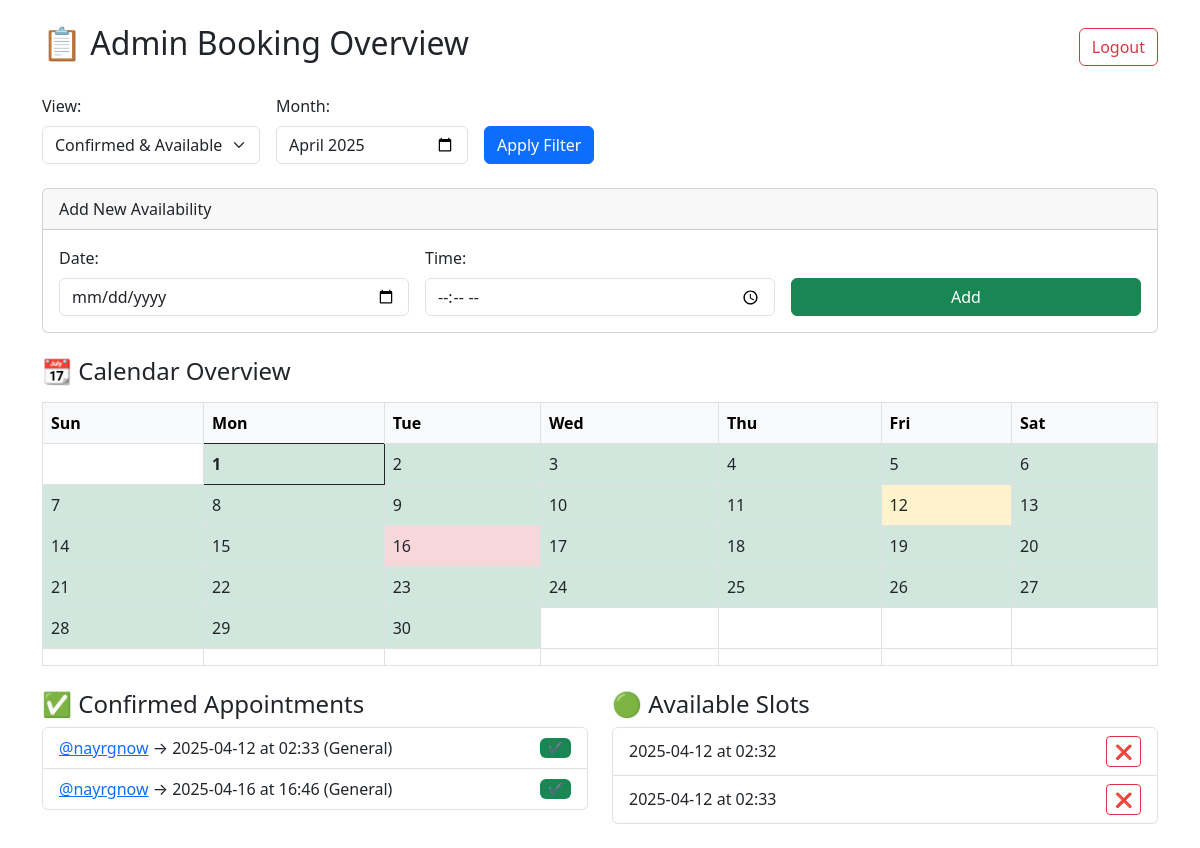
Page /dashboard (signed in) on the earlier database version.
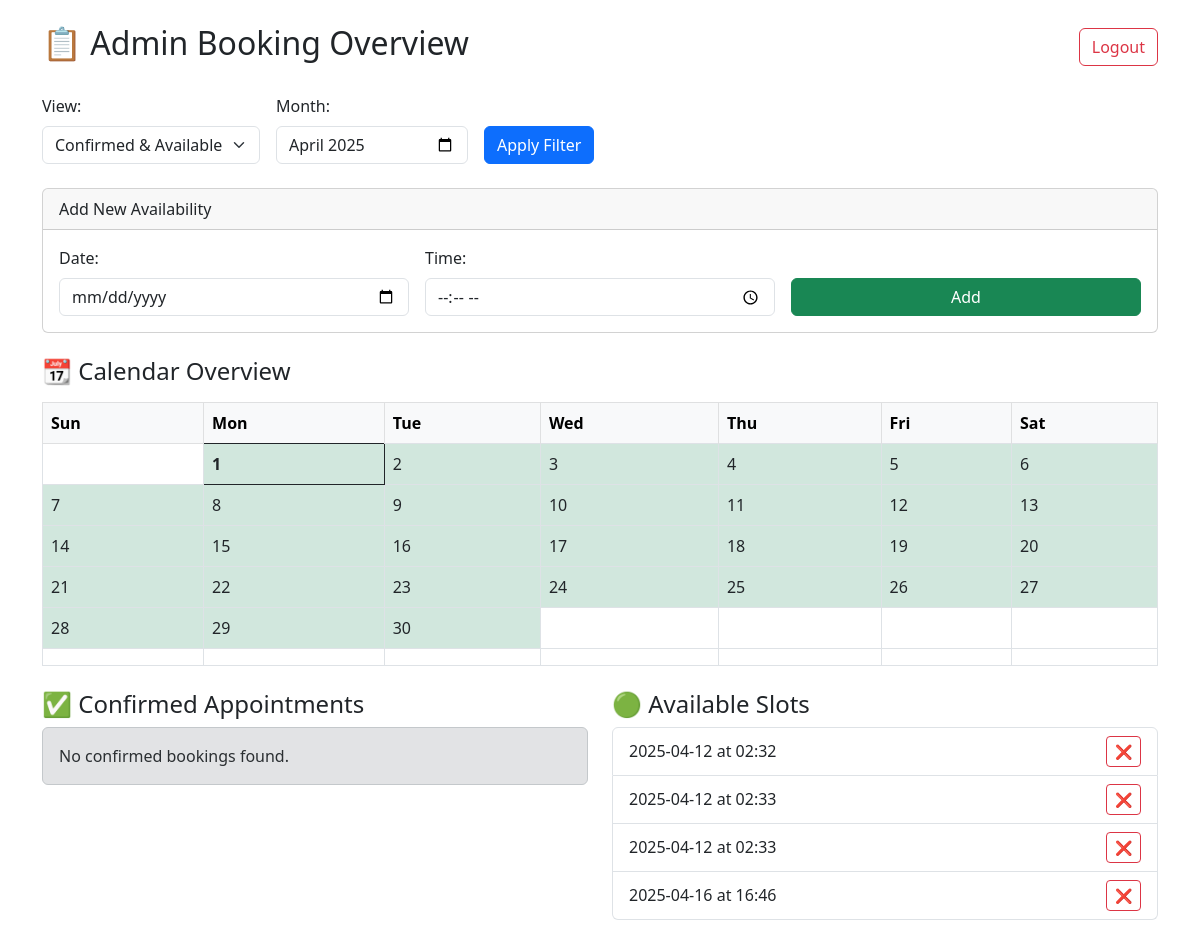
Same page on the later database version.
### tables this page shows
CREATE TABLE appointments (
                user_id INTEGER,
                username TEXT,
                date TEXT,
                time TEXT,
                type TEXT
            );

CREATE TABLE availability (
                rowid INTEGER PRIMARY KEY AUTOINCREMENT,
                date TEXT,
                time TEXT
            );

### flask_admin.py (the view)
@app.route('/dashboard', methods=['GET', 'POST'])
@login_required
def dashboard():
    category = request.args.get("category", "both")
    selected_date = request.args.get("selected_date") or None
    month_year = request.args.get("month_year")
    if month_year:
        year, month = map(int, month_year.split("-"))
    else:
        today_dt = datetime.today()
        year = today_dt.year
        month = today_dt.month
    today = datetime(year, month, 1)
    if request.method == 'POST':
        date = request.form['date']
        time = request.form['time']
        asyncio.run(save_slot(date, time))
        return redirect(f"/dashboard?category={category}&month_year={year:04d}-{month:02d}")  # clear selected_date
    all_slots = asyncio.run(fetch_all_slots())
    all_bookings = asyncio.run(fetch_all_appointments())
    def date_matches_month(date_str, year, month):
        try:
            d = datetime.strptime(date_str, "%Y-%m-%d")
            return d.year == year and d.month == month
        except:
            return False
    slots = []
    if category in ["both", "available"]:
        if selected_date:
            slots = [s for s in all_slots if s[1] == selected_date]
        else:
            slots = [s for s in all_slots if date_matches_month(s[1], year, month)]
    bookings = []
    if category in ["both", "confirmed"]:
        if selected_date:
            bookings = [b for b in all_bookings if b[1] == selected_date]
        else:
            bookings = [b for b in all_bookings if date_matches_month(b[1], year, month)]
    date_status = asyncio.run(get_date_status_map())
    return render_template("dashboard.html",
                           slots=slots,
                           bookings=bookings,
                           category=category,
                           today=today,
                           selected_date=selected_date,
                           month=month,
                           year=year,
                           date_status=date_status)

### flask_admin.py (called while the page is built)
def login_required(f):
    @wraps(f)
    def decorated_function(*args, **kwargs):
        if not session.get('logged_in'):
            return redirect(url_for('login'))
        return f(*args, **kwargs)
    return decorated_function

async def fetch_all_appointments():
    async with aiosqlite.connect(DB_PATH) as db:
        async with db.execute("SELECT username, date, time, type FROM appointments ORDER BY date, time") as cursor:
            return await cursor.fetchall()

async def fetch_all_slots():
    async with aiosqlite.connect(DB_PATH) as db:
        async with db.execute("SELECT rowid, date, time FROM availability ORDER BY date, time") as cursor:
            return await cursor.fetchall()

### templates/dashboard.html (shortened to what this page needs)
<!DOCTYPE html>
<html lang="en">
<head>
  <link href="https://cdn.jsdelivr.net/npm/bootstrap@5.3.0/dist/css/bootstrap.min.css" rel="stylesheet">
</head>
<body class="container py-4">
  <div class="d-flex justify-content-between align-items-center mb-4">
    <h2>📋 Admin Booking Overview</h2>
    <a href="/logout" class="btn btn-outline-danger">Logout</a>
  </div>
  <form method="get" action="/dashboard" class="row g-3 mb-4 align-items-end">
    <div class="col-auto">
      <label for="category" class="form-label">View:</label>
      <select class="form-select" name="category">
        <option value="both" {% if category == 'both' %}selected{% endif %}>Confirmed & Available</option>
      </select>
    </div>
    <div class="col-auto">
      <label for="month_year" class="form-label">Month:</label>
      <input type="month" class="form-control" name="month_year" id="month_year"
             value="{{ '%04d-%02d' % (year, month) }}">
    </div>
    <div class="col-auto">
      <button type="submit" class="btn btn-primary">Apply Filter</button>
    </div>
  </form>
  <div class="card mb-4">
    <div class="card-header">Add New Availability</div>
    <div class="card-body">
      <form method="post">
        <div class="row g-3">
          <div class="col-md-4">
            <label class="form-label">Date:</label>
            <input type="date" name="date" class="form-control" required>
          </div>
          <div class="col-md-4">
            <label class="form-label">Time:</label>
            <input type="time" name="time" class="form-control" required>
          </div>
          <div class="col-md-4 align-self-end">
            <button type="submit" class="btn btn-success w-100">Add</button>
          </div>
        </div>
      </form>
    </div>
  </div>
  <h4 class="mb-3">📆 Calendar Overview</h4>
  <table class="table table-bordered mb-4">
    <thead class="table-light">
      <tr>
        <th>Sun</th><th>Mon</th><th>Tue</th><th>Wed</th>
        <th>Thu</th><th>Fri</th><th>Sat</th>
      </tr>
    </thead>
    <tbody>
      {% set first_day = today.replace(day=1) %}
      {% set total_days = (first_day.replace(month=first_day.month % 12 + 1, day=1) - first_day).days %}
      {% set today_str = first_day.strftime('%Y-%m-%d') %}
      {% for week in range(6) %}
      <tr>
        {% for dow in range(7) %}
          {% set day = week * 7 + dow - first_day.weekday() + 1 %}
          {% if day > 0 and day <= total_days %}
            {% set date_str = first_day.replace(day=day).strftime('%Y-%m-%d') %}
            {% set status_class = {
              'green': 'bg-success-subtle',
              'yellow': 'bg-warning-subtle',
              'red': 'bg-danger-subtle'
            }[date_status.get(date_str, 'green')] %}
            <td class="{{ status_class }} border {% if date_str == today_str %}fw-bold border-dark{% endif %} {% if date_str == selected_date %}border-primary border-2{% endif %}"
                onclick="window.location='{{ url_for('dashboard', category=category, selected_date=date_str, month_year='%04d-%02d' % (year, month)) }}'"
                style="cursor:pointer">
              {{ day }}
            </td>
          {% else %}
            <td></td>
          {% endif %}
        {% endfor %}
      </tr>
      {% endfor %}
    </tbody>
  </table>
  <div class="row">
    {% if category != 'available' %}
    <div class="col-md-6">
      <h4>✅ Confirmed Appointments{% if selected_date %} for {{ selected_date }}{% endif %}</h4>
      {% if bookings %}
        <ul class="list-group">
          {% for b in bookings %}
            <li class="list-group-item d-flex justify-content-between align-items-center">
              <span>
                <a href="https://t.me/{{ b[0] }}" target="_blank">@{{ b[0] }}</a> → {{ b[1] }} at {{ b[2] }} ({{ b[3] }})
              </span>
              <span class="badge bg-success">✔</span>
            </li>
          {% endfor %}
        </ul>
      {% else %}
        <div class="alert alert-secondary mt-2">No confirmed bookings found.</div>
      {% endif %}
    </div>
    {% endif %}
    {% if category != 'confirmed' %}
    <div class="col-md-6">
      <h4>🟢 Available Slots{% if selected_date %} for {{ selected_date }}{% endif %}</h4>
      {% if slots %}
        <ul class="list-group">
          {% for s in slots %}
            <li class="list-group-item d-flex justify-content-between align-items-center">
              {{ s[1] }} at {{ s[2] }}
              <a href="{{ url_for('delete_slot', id=s[0]) }}" class="btn btn-sm btn-outline-danger">❌</a>
            </li>
          {% endfor %}
        </ul>
      {% else %}
        <div class="alert alert-warning mt-2">No available slots found.</div>
      {% endif %}
    </div>
    {% endif %}
  </div>
</body>
</html>

Differences in the rows shown:
removed appointments: username "nayrgnow", date "2025-04-12", time "02:33", type "General"
removed appointments: username "nayrgnow", date "2025-04-16", time "16:46", type "General"
added availability: date "2025-04-12", time "02:33"
added availability: date "2025-04-16", time "16:46"
Other differences:
text now shown: "No confirmed bookings found."
